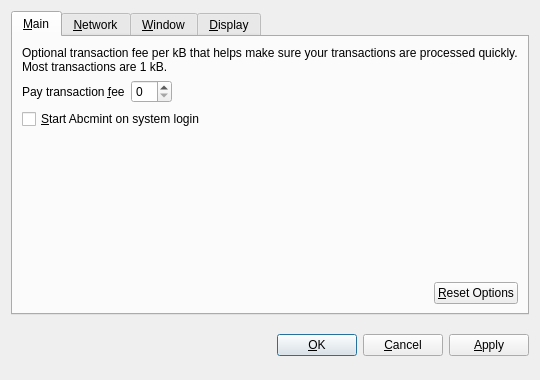
<?xml version="1.0" encoding="UTF-8"?>
<ui version="4.0">
 <class>OptionsDialog</class>
 <widget class="QDialog" name="OptionsDialog">
  <property name="geometry">
   <rect>
    <x>0</x>
    <y>0</y>
    <width>540</width>
    <height>380</height>
   </rect>
  </property>
  <property name="windowTitle">
   <string>Options</string>
  </property>
  <property name="modal">
   <bool>true</bool>
  </property>
  <layout class="QVBoxLayout" name="verticalLayout">
   <item>
    <widget class="QTabWidget" name="tabWidget">
     <property name="tabPosition">
      <enum>QTabWidget::North</enum>
     </property>
     <property name="currentIndex">
      <number>0</number>
     </property>
     <widget class="QWidget" name="tabMain">
      <attribute name="title">
       <string>&amp;Main</string>
      </attribute>
      <layout class="QVBoxLayout" name="verticalLayout_Main">
       <item>
        <widget class="QLabel" name="transactionFeeInfoLabel">
         <property name="text">
          <string>Optional transaction fee per kB that helps make sure your transactions are processed quickly. Most transactions are 1 kB.</string>
         </property>
         <property name="textFormat">
          <enum>Qt::PlainText</enum>
         </property>
         <property name="wordWrap">
          <bool>true</bool>
         </property>
        </widget>
       </item>
       <item>
        <layout class="QHBoxLayout" name="horizontalLayout_1_Main">
         <item>
          <widget class="QLabel" name="transactionFeeLabel">
           <property name="text">
            <string>Pay transaction &amp;fee</string>
           </property>
           <property name="textFormat">
            <enum>Qt::PlainText</enum>
           </property>
           <property name="buddy">
            <cstring>transactionFee</cstring>
           </property>
          </widget>
         </item>
         <item>
          <widget class="AbcmintAmountField" name="transactionFee"/>
         </item>
         <item>
          <spacer name="horizontalSpacer_1_Main">
           <property name="orientation">
            <enum>Qt::Horizontal</enum>
           </property>
           <property name="sizeHint" stdset="0">
            <size>
             <width>40</width>
             <height>20</height>
            </size>
           </property>
          </spacer>
         </item>
        </layout>
       </item>
       <item>
        <widget class="QCheckBox" name="abcmintAtStartup">
         <property name="toolTip">
          <string>Automatically start Abcmint after logging in to the system.</string>
         </property>
         <property name="text">
          <string>&amp;Start Abcmint on system login</string>
         </property>
        </widget>
       </item>
       <item>
        <spacer name="verticalSpacer_Main">
         <property name="orientation">
          <enum>Qt::Vertical</enum>
         </property>
         <property name="sizeHint" stdset="0">
          <size>
           <width>20</width>
           <height>40</height>
          </size>
         </property>
        </spacer>
       </item>
       <item>
        <layout class="QHBoxLayout" name="horizontalLayout_2_Main">
         <item>
          <spacer name="horizontalSpacer_2_Main">
           <property name="orientation">
            <enum>Qt::Horizontal</enum>
           </property>
           <property name="sizeHint" stdset="0">
            <size>
             <width>40</width>
             <height>20</height>
            </size>
           </property>
          </spacer>
         </item>
         <item>
          <widget class="QPushButton" name="resetButton">
           <property name="toolTip">
            <string>Reset all client options to default.</string>
           </property>
           <property name="text">
            <string>&amp;Reset Options</string>
           </property>
           <property name="autoDefault">
            <bool>false</bool>
           </property>
          </widget>
         </item>
        </layout>
       </item>
      </layout>
     </widget>
     <widget class="QWidget" name="tabNetwork">
      <attribute name="title">
       <string>&amp;Network</string>
      </attribute>
      <layout class="QVBoxLayout" name="verticalLayout_Network">
       <item>
        <widget class="QCheckBox" name="mapPortUpnp">
         <property name="toolTip">
          <string>Automatically open the Abcmint client port on the router. This only works when your router supports UPnP and it is enabled.</string>
         </property>
         <property name="text">
          <string>Map port using &amp;UPnP</string>
         </property>
        </widget>
       </item>
       <item>
        <widget class="QCheckBox" name="connectSocks">
         <property name="toolTip">
          <string>Connect to the Abcmint network through a SOCKS proxy (e.g. when connecting through Tor).</string>
         </property>
         <property name="text">
          <string>&amp;Connect through SOCKS proxy:</string>
         </property>
        </widget>
       </item>
       <item>
        <layout class="QHBoxLayout" name="horizontalLayout_Network">
         <item>
          <widget class="QLabel" name="proxyIpLabel">
           <property name="text">
            <string>Proxy &amp;IP:</string>
           </property>
           <property name="textFormat">
            <enum>Qt::PlainText</enum>
           </property>
           <property name="buddy">
            <cstring>proxyIp</cstring>
           </property>
          </widget>
         </item>
         <item>
          <widget class="QValidatedLineEdit" name="proxyIp">
           <property name="maximumSize">
            <size>
             <width>140</width>
             <height>16777215</height>
            </size>
           </property>
           <property name="toolTip">
            <string>IP address of the proxy (e.g. 127.0.0.1)</string>
           </property>
          </widget>
         </item>
         <item>
          <widget class="QLabel" name="proxyPortLabel">
           <property name="text">
            <string>&amp;Port:</string>
           </property>
           <property name="textFormat">
            <enum>Qt::PlainText</enum>
           </property>
           <property name="buddy">
            <cstring>proxyPort</cstring>
           </property>
          </widget>
         </item>
         <item>
          <widget class="QLineEdit" name="proxyPort">
           <property name="maximumSize">
            <size>
             <width>55</width>
             <height>16777215</height>
            </size>
           </property>
           <property name="toolTip">
            <string>Port of the proxy (e.g. 9050)</string>
           </property>
          </widget>
         </item>
         <item>
          <widget class="QLabel" name="socksVersionLabel">
           <property name="text">
            <string>SOCKS &amp;Version:</string>
           </property>
           <property name="textFormat">
            <enum>Qt::PlainText</enum>
           </property>
           <property name="buddy">
            <cstring>socksVersion</cstring>
           </property>
          </widget>
         </item>
         <item>
          <widget class="QValueComboBox" name="socksVersion">
           <property name="toolTip">
            <string>SOCKS version of the proxy (e.g. 5)</string>
           </property>
          </widget>
         </item>
         <item>
          <spacer name="horizontalSpacer_Network">
           <property name="orientation">
            <enum>Qt::Horizontal</enum>
           </property>
           <property name="sizeHint" stdset="0">
            <size>
             <width>40</width>
             <height>20</height>
            </size>
           </property>
          </spacer>
         </item>
        </layout>
       </item>
       <item>
        <spacer name="verticalSpacer_Network">
         <property name="orientation">
          <enum>Qt::Vertical</enum>
         </property>
         <property name="sizeHint" stdset="0">
          <size>
           <width>20</width>
           <height>40</height>
          </size>
         </property>
        </spacer>
       </item>
      </layout>
     </widget>
     <widget class="QWidget" name="tabWindow">
      <attribute name="title">
       <string>&amp;Window</string>
      </attribute>
      <layout class="QVBoxLayout" name="verticalLayout_Window">
       <item>
        <widget class="QCheckBox" name="minimizeToTray">
         <property name="toolTip">
          <string>Show only a tray icon after minimizing the window.</string>
         </property>
         <property name="text">
          <string>&amp;Minimize to the tray instead of the taskbar</string>
         </property>
        </widget>
       </item>
       <item>
        <widget class="QCheckBox" name="minimizeOnClose">
         <property name="toolTip">
          <string>Minimize instead of exit the application when the window is closed. When this option is enabled, the application will be closed only after selecting Quit in the menu.</string>
         </property>
         <property name="text">
          <string>M&amp;inimize on close</string>
         </property>
        </widget>
       </item>
       <item>
        <spacer name="verticalSpacer_Window">
         <property name="orientation">
          <enum>Qt::Vertical</enum>
         </property>
         <property name="sizeHint" stdset="0">
          <size>
           <width>20</width>
           <height>40</height>
          </size>
         </property>
        </spacer>
       </item>
      </layout>
     </widget>
     <widget class="QWidget" name="tabDisplay">
      <attribute name="title">
       <string>&amp;Display</string>
      </attribute>
      <layout class="QVBoxLayout" name="verticalLayout_Display">
       <item>
        <layout class="QHBoxLayout" name="horizontalLayout_1_Display">
         <item>
          <widget class="QLabel" name="langLabel">
           <property name="text">
            <string>User Interface &amp;language:</string>
           </property>
           <property name="textFormat">
            <enum>Qt::PlainText</enum>
           </property>
           <property name="buddy">
            <cstring>lang</cstring>
           </property>
          </widget>
         </item>
         <item>
          <widget class="QValueComboBox" name="lang">
           <property name="toolTip">
            <string>The user interface language can be set here. This setting will take effect after restarting Abcmint.</string>
           </property>
          </widget>
         </item>
        </layout>
       </item>
       <item>
        <layout class="QHBoxLayout" name="horizontalLayout_2_Display">
         <item>
          <widget class="QLabel" name="unitLabel">
           <property name="text">
            <string>&amp;Unit to show amounts in:</string>
           </property>
           <property name="textFormat">
            <enum>Qt::PlainText</enum>
           </property>
           <property name="buddy">
            <cstring>unit</cstring>
           </property>
          </widget>
         </item>
         <item>
          <widget class="QValueComboBox" name="unit">
           <property name="toolTip">
            <string>Choose the default subdivision unit to show in the interface and when sending coins.</string>
           </property>
          </widget>
         </item>
        </layout>
       </item>
       <item>
        <widget class="QCheckBox" name="displayAddresses">
         <property name="toolTip">
          <string>Whether to show Abcmint addresses in the transaction list or not.</string>
         </property>
         <property name="text">
          <string>&amp;Display addresses in transaction list</string>
         </property>
        </widget>
       </item>
       <item>
        <spacer name="verticalSpacer_Display">
         <property name="orientation">
          <enum>Qt::Vertical</enum>
         </property>
         <property name="sizeHint" stdset="0">
          <size>
           <width>20</width>
           <height>40</height>
          </size>
         </property>
        </spacer>
       </item>
      </layout>
     </widget>
    </widget>
   </item>
   <item>
    <layout class="QHBoxLayout" name="horizontalLayout_Buttons">
     <item>
      <spacer name="horizontalSpacer_1">
       <property name="orientation">
        <enum>Qt::Horizontal</enum>
       </property>
       <property name="sizeHint" stdset="0">
        <size>
         <width>40</width>
         <height>48</height>
        </size>
       </property>
      </spacer>
     </item>
     <item>
      <widget class="QLabel" name="statusLabel">
       <property name="font">
        <font>
         <weight>75</weight>
         <bold>true</bold>
        </font>
       </property>
       <property name="text">
        <string/>
       </property>
       <property name="textFormat">
        <enum>Qt::PlainText</enum>
       </property>
       <property name="wordWrap">
        <bool>true</bool>
       </property>
      </widget>
     </item>
     <item>
      <spacer name="horizontalSpacer_2">
       <property name="orientation">
        <enum>Qt::Horizontal</enum>
       </property>
       <property name="sizeHint" stdset="0">
        <size>
         <width>40</width>
         <height>48</height>
        </size>
       </property>
      </spacer>
     </item>
     <item>
      <widget class="QPushButton" name="okButton">
       <property name="text">
        <string>&amp;OK</string>
       </property>
      </widget>
     </item>
     <item>
      <widget class="QPushButton" name="cancelButton">
       <property name="text">
        <string>&amp;Cancel</string>
       </property>
       <property name="autoDefault">
        <bool>false</bool>
       </property>
      </widget>
     </item>
     <item>
      <widget class="QPushButton" name="applyButton">
       <property name="text">
        <string>&amp;Apply</string>
       </property>
       <property name="autoDefault">
        <bool>false</bool>
       </property>
      </widget>
     </item>
    </layout>
   </item>
  </layout>
 </widget>
 <customwidgets>
  <customwidget>
   <class>AbcmintAmountField</class>
   <extends>QSpinBox</extends>
   <header>abcmintamountfield.h</header>
  </customwidget>
  <customwidget>
   <class>QValueComboBox</class>
   <extends>QComboBox</extends>
   <header>qvaluecombobox.h</header>
  </customwidget>
  <customwidget>
   <class>QValidatedLineEdit</class>
   <extends>QLineEdit</extends>
   <header>qvalidatedlineedit.h</header>
  </customwidget>
 </customwidgets>
 <resources/>
 <connections/>
</ui>
